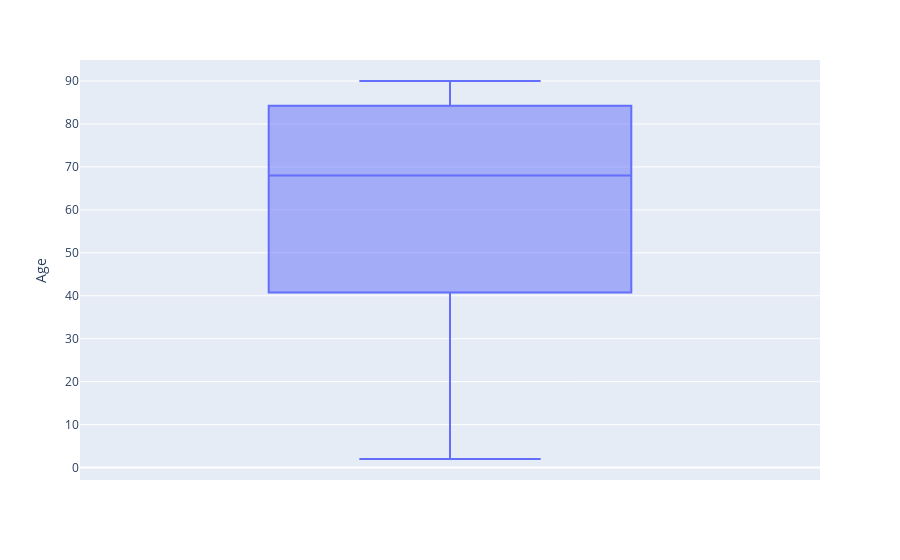

Write notebook code for a chart like this one.
### Markdown cell above
Observations: 
 
- Young and old teams with similar performance 

    - Team 6:
        1. Win Rate: 41%
        2. Highest Position: 1
        3. Age: 85
    - Team 21:
        1. Win Rate: 41%
        2. Highest Position: 2
        3. Age: 21

- Young teams with similar performance


    - Team 57:
        1. Win Rate: 21%%
        2. Highest Position: 20
        3. Age: 10
    - Team 56:
        1. Win Rate: 21%
        2. Highest Position: 17
        3. Age: 3
        
There are many columns available with many combinations.

### Code cell
import plotly.express as px
fig = px.box(data_new,y='Age')  # Mix match columns and comment on the statistical distribution
fig.show()

### Figure 1 — Plotly figure (JSON) as saved in the notebook; plotly's stock layout.template omitted (floating-point values rounded to 4 significant figures)
{"data": [{"alignmentgroup": "True", "hovertemplate": "Age=%{y}<extra></extra>", "legendgroup": "", "marker": {"color": "#636efa"}, "name": "", "notched": false, "offsetgroup": "", "orientation": "v", "showlegend": false, "type": "box", "x0": " ", "xaxis": "x", "y": [90, 90, 90, 88, 90, 85, 90, 90, 80, 87, 78, 80, 71, 90, 75, 84, 70, 86, 59, 68, 21, 78, 42, 60, 15, 84, 58, 79, 89, 56, 45, 76, 42, 32, 78, 28, 12, 57, 25, 41, 48, 56, 20, 5, 90, 29, 72, 23, 24, 74, 66, 90, 40, 90, 69, 3, 10, 63, 68, 64, 2], "y0": " ", "yaxis": "y"}], "layout": {"boxmode": "group", "legend": {"tracegroupgap": 0}, "margin": {"t": 60}, "xaxis": {"anchor": "y", "domain": [0, 1]}, "yaxis": {"anchor": "x", "domain": [0, 1], "title": {"text": "Age"}}}}
